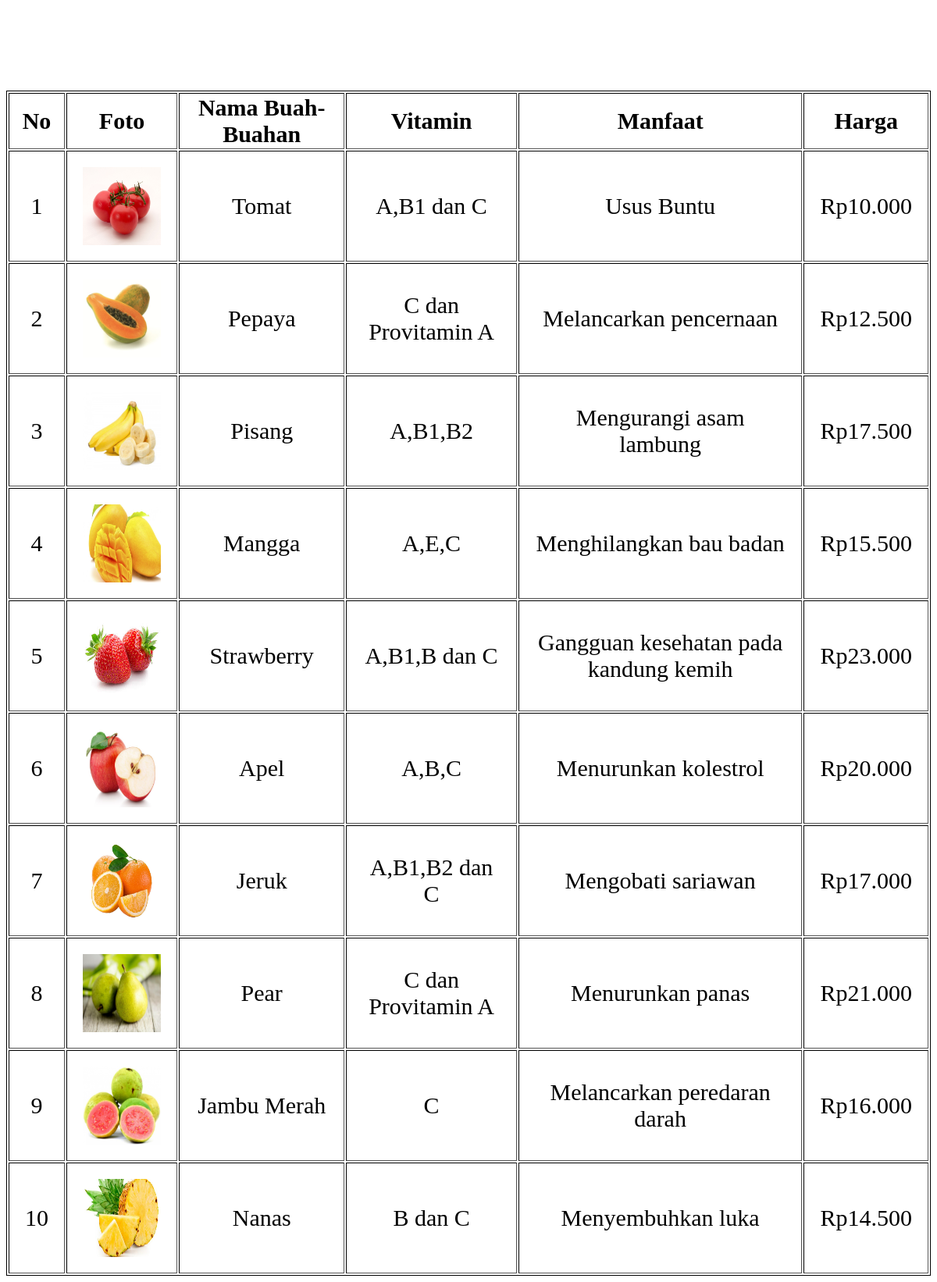
Page /Latihan5b/index.php on the committed database.
### tables this page shows
CREATE TABLE IF NOT EXISTS `buah` (
  `No` int(11) NOT NULL AUTO_INCREMENT,
  `Foto` varchar(100) NOT NULL,
  `Nama Buah` varchar(100) NOT NULL,
  `Vitamin` varchar(100) NOT NULL,
  `Manfaat` varchar(100) NOT NULL,
  `Harga` varchar(100) NOT NULL,
  PRIMARY KEY (`No`)
);

### Latihan5b/php/functions.php (called while the page is built)
<?php
function koneksi()
{
    $conn = mysqli_connect("localhost", "root", "") or die("koneksi ke DB gagal");
    mysqli_select_db($conn, "tubes_193040087") or die("Database Salah");
    return $conn;
}
function query($sql)
{
    $conn = koneksi();
    $result = mysqli_query($conn, "$sql");
    $rows = [];
    while ($row = mysqli_fetch_assoc($result)) {
        $rows[] = $row;
    }
    return $rows;
}

### Latihan5b/index.php (the view, shortened to what this page needs)
<?php
require 'php/functions.php';
$buah = query("SELECT * FROM buah");
?>
<html>
<head>
</head>
<body>
    <h3>Buah</h3>
    <div class="container">
        <table border="1px">
            <tr>
                <th>No</th>
                <th>Foto</th>
                <th>Nama Buah-Buahan</th>
                <th>Vitamin</th>
                <th>Manfaat</th>
                <th>Harga</th>
            </tr>
            <?php foreach ($buah as $b) : ?>
                <tr>
                    <td><?= $b["No"]; ?></td>
                    <td><img src="assets/img/<?= $b['Foto']; ?>"></td>
                    <td><?= $b["Nama Buah"]; ?></td>
                    <td><?= $b["Vitamin"]; ?></td>
                    <td><?= $b["Manfaat"]; ?></td>
                    <td><?= $b["Harga"]; ?></td>
                </tr>
            <?php endforeach; ?>
        </table>
    </div>
</body>
</html>

### Latihan5b/index.php (style rules this page uses)
table { background-color: white; border: 1px solid black; text-align: center; font-size: 30px; }
td { padding: 20px; }
h3 { text-align: center; font-size: 50px; color: white; }
td img { width: 100px; height: 100px; }

### rows in the picture
buah: No "1", Foto (picture), Nama Buah "Tomat", Vitamin "A,B1 dan C", Manfaat "Usus Buntu", Harga "Rp10.000"
buah: No "2", Foto (picture), Nama Buah "Pepaya", Vitamin "C dan Provitamin A", Manfaat "Melancarkan pencernaan", Harga "Rp12.500"
buah: No "3", Foto (picture), Nama Buah "Pisang", Vitamin "A,B1,B2", Manfaat "Mengurangi asam lambung", Harga "Rp17.500"
buah: No "4", Foto (picture), Nama Buah "Mangga", Vitamin "A,E,C", Manfaat "Menghilangkan bau badan", Harga "Rp15.500"
buah: No "5", Foto (picture), Nama Buah "Strawberry", Vitamin "A,B1,B dan C", Manfaat "Gangguan kesehatan pada kandung kemih", Harga "Rp23.000"
buah: No "6", Foto (picture), Nama Buah "Apel", Vitamin "A,B,C", Manfaat "Menurunkan kolestrol", Harga "Rp20.000"
buah: No "7", Foto (picture), Nama Buah "Jeruk", Vitamin "A,B1,B2 dan C", Manfaat "Mengobati sariawan", Harga "Rp17.000"
buah: No "8", Foto (picture), Nama Buah "Pear", Vitamin "C dan Provitamin A", Manfaat "Menurunkan panas", Harga "Rp21.000"
buah: No "9", Foto (picture), Nama Buah "Jambu Merah", Vitamin "C", Manfaat "Melancarkan peredaran darah", Harga "Rp16.000"
buah: No "10", Foto (picture), Nama Buah "Nanas", Vitamin "B dan C", Manfaat "Menyembuhkan luka", Harga "Rp14.500"
